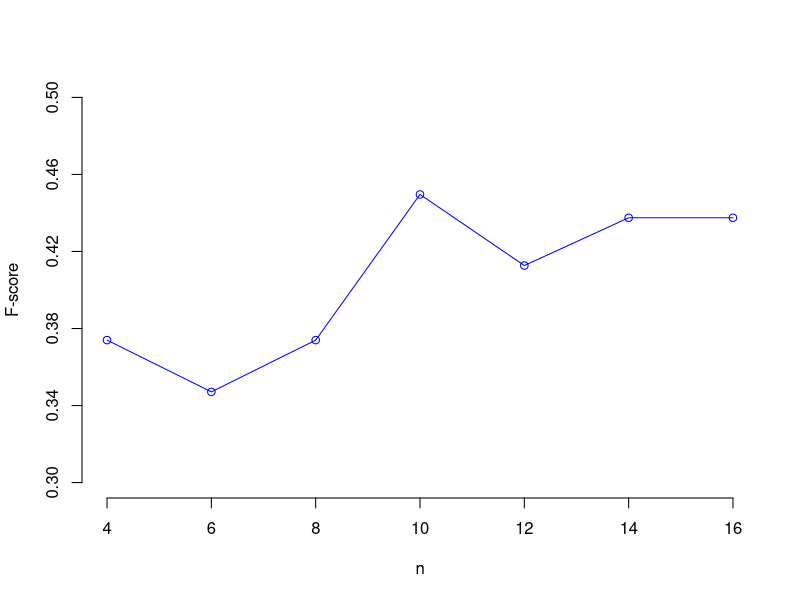

Write R code to recreate this figure.
pdf("n.pdf", width=6, height=4)

# Define 2 vectors
acc <- c(0.373984,
         0.347107,
         0.373984,
         0.449612,
         0.412698,
         0.437500,
         0.437500)


# Graph cars using a y axis that ranges from 0 to 12
plot(acc, type="o", col="blue", ylim=c(0.3,0.5), axes=FALSE, ann=FALSE)


axis(1, at=1:7, lab=2*2:8)
axis(2, at=0.3+(0.04*0:5))

title(xlab="n")
title(ylab="F-score")

dev.off()
